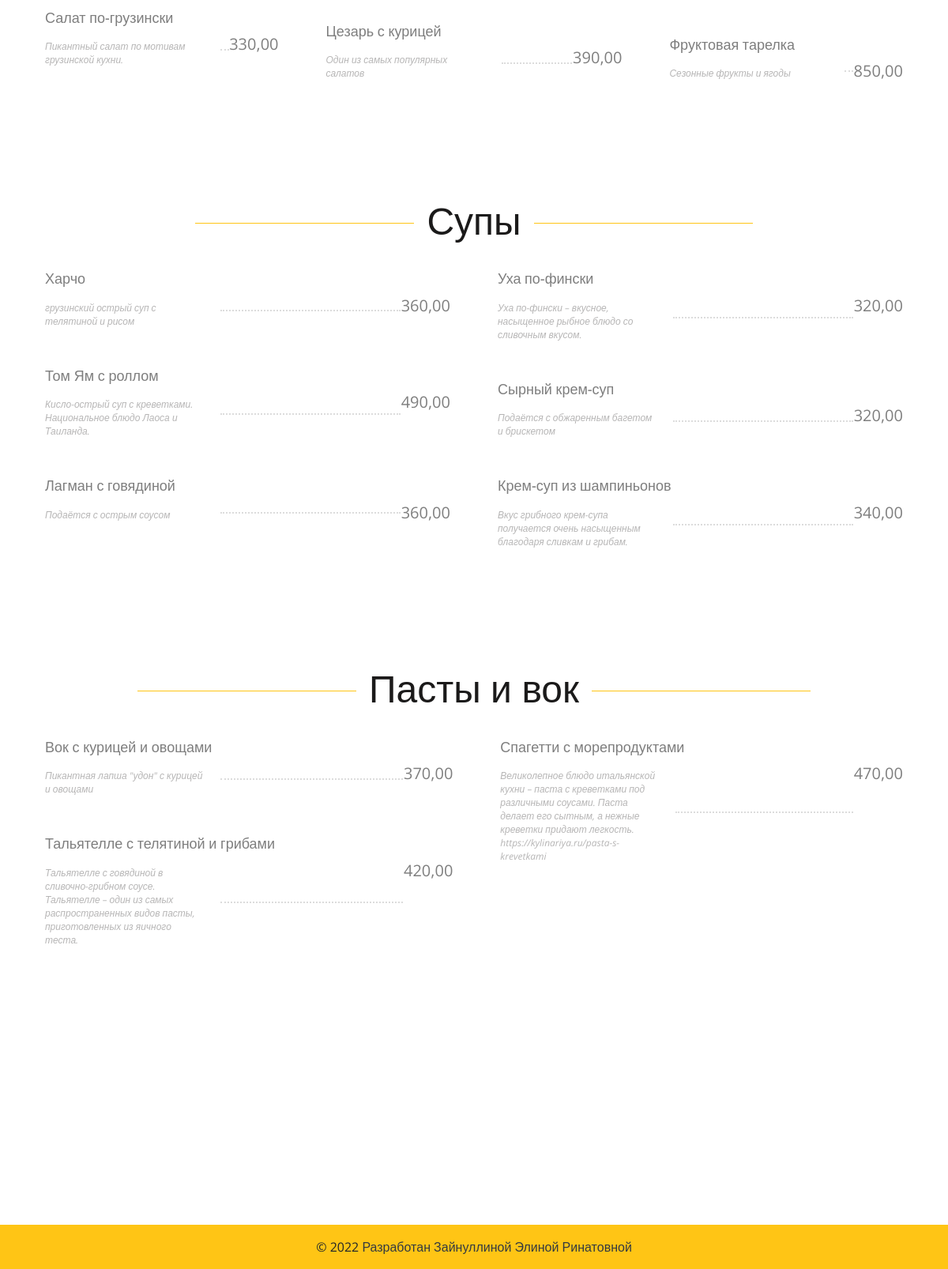
The page /menu/ (lower part) on the database as committed earlier.
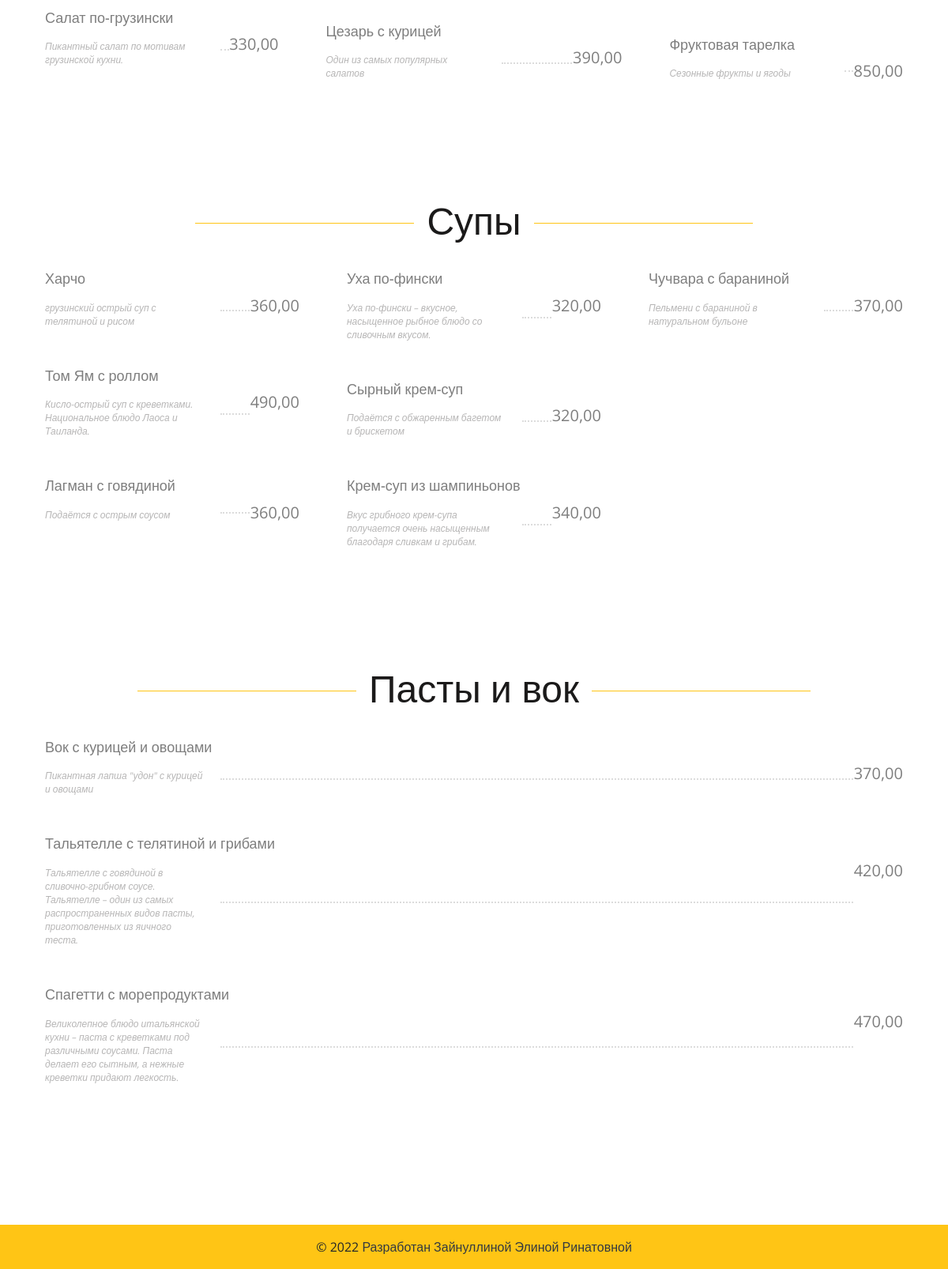
The same page on the database as committed later.
### food/models.py (models this page shows, shortened)
class Food(models.Model):
    title = models.CharField(max_length=200)
    text = models.CharField(max_length=300)
    description = models.TextField()
    category = models.ForeignKey(
        Category,
        related_name="food",
        on_delete=models.SET_NULL,
        null=True
    )
    price = models.DecimalField(
        max_digits=10,
        decimal_places=2,
        verbose_name='price')

class Category(MPTTModel):
    name = models.CharField(max_length=100)
    slug = models.SlugField(max_length=100)
    parent = TreeForeignKey(
        'self',
        related_name="children",
        on_delete=models.SET_NULL,
        null=True,
        blank=True
    )  # чтобы сделать подкатегории
    class MPTTMeta:
        order_insertion_by = ['name']

### food/views.py (the view)
# urls.py: path('menu/', views.FoodListView.as_view(), name='menu'),
class FoodListView(ListView):
    model = Food
    template_name = 'menu.html'
    def get_context_data(self, **kwargs):
        context = super(FoodListView, self).get_context_data(**kwargs)
        context['categories'] = Category.objects.all()
        return context

### templates/menu.html (shortened to what this page needs)
{% extends 'base.html' %}
{% load static %}
{% block content %}
	<section class="mp-menu-section spad">
		<div class="container">
			{% for category in categories %}
			<div class="section-title">
				<h2>{{category.name}}</h2>
			</div>
						<div class="menu-content">
								{% for food_item in category.food.all %}
									<div class="menu-item">
										<h5>{{food_item.title}}</h5>
										<div class="mi-meta">
											<p>{{food_item.text}}</p>
											<div class="menu-price">{{food_item.price}}</div>
										</div>
									</div>
								{% endfor %}
						</div>
				{% endfor %}
		</div>
	</section>
{% endblock content %}

Rows that differ between the two databases and show on the page:
added Food: title "Чучвара с бараниной", text "Пельмени с бараниной в натуральном бульоне", price "370,00", shown under Category "Супы"
changed Food "Спагетти с морепродуктами": text "…нежные креветки придают легкость. https://kylinariya.ru/pasta-s-krevetkami" → "Великолепное блюдо итальянской кухни – паста с креветками под различными соусами. Паста делает его сытным, а нежные креветки придают легкость."
